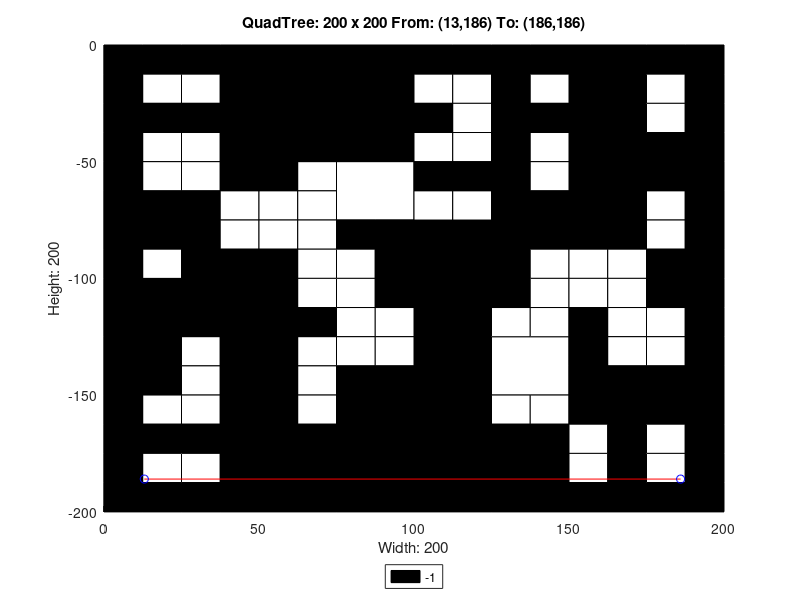

Reproduce this figure in MATLAB.
axis([0 200 -200 0]);
title('QuadTree: 200 x 200 From: (13,186) To: (186,186)');
xlabel('Width: 200');
ylabel('Height: 200');
rectangle('Position',[50 -50 50 50], 'FaceColor',[0 0 0]);
rectangle('Position',[75 -75 25 25], 'FaceColor',[1 1 1]);
rectangle('Position',[150 -25 25 25], 'FaceColor',[0 0 0]);
rectangle('Position',[150 -50 25 25], 'FaceColor',[0 0 0]);
rectangle('Position',[100 -100 25 25], 'FaceColor',[0 0 0]);
rectangle('Position',[150 -75 25 25], 'FaceColor',[0 0 0]);
rectangle('Position',[0 -125 25 25], 'FaceColor',[0 0 0]);
rectangle('Position',[25 -125 25 25], 'FaceColor',[0 0 0]);
rectangle('Position',[0 -150 25 25], 'FaceColor',[0 0 0]);
rectangle('Position',[75 -175 25 25], 'FaceColor',[0 0 0]);
rectangle('Position',[50 -200 25 25], 'FaceColor',[0 0 0]);
rectangle('Position',[75 -200 25 25], 'FaceColor',[0 0 0]);
rectangle('Position',[100 -125 25 25], 'FaceColor',[0 0 0]);
rectangle('Position',[100 -150 25 25], 'FaceColor',[0 0 0]);
rectangle('Position',[125 -150 25 25], 'FaceColor',[1 1 1]);
rectangle('Position',[100 -175 25 25], 'FaceColor',[0 0 0]);
rectangle('Position',[100 -200 25 25], 'FaceColor',[0 0 0]);
rectangle('Position',[125 -200 25 25], 'FaceColor',[0 0 0]);
rectangle('Position',[0 -12.5 12.5 12.5], 'FaceColor',[0 0 0]);
rectangle('Position',[12.5 -12.5 12.5 12.5], 'FaceColor',[0 0 0]);
rectangle('Position',[0 -25 12.5 12.5], 'FaceColor',[0 0 0]);
rectangle('Position',[12.5 -25 12.5 12.5], 'FaceColor',[1 1 1]);
rectangle('Position',[25 -12.5 12.5 12.5], 'FaceColor',[0 0 0]);
rectangle('Position',[37.5 -12.5 12.5 12.5], 'FaceColor',[0 0 0]);
rectangle('Position',[25 -25 12.5 12.5], 'FaceColor',[1 1 1]);
rectangle('Position',[37.5 -25 12.5 12.5], 'FaceColor',[0 0 0]);
rectangle('Position',[0 -37.5 12.5 12.5], 'FaceColor',[0 0 0]);
rectangle('Position',[12.5 -37.5 12.5 12.5], 'FaceColor',[0 0 0]);
rectangle('Position',[0 -50 12.5 12.5], 'FaceColor',[0 0 0]);
rectangle('Position',[12.5 -50 12.5 12.5], 'FaceColor',[1 1 1]);
rectangle('Position',[25 -37.5 12.5 12.5], 'FaceColor',[0 0 0]);
rectangle('Position',[37.5 -37.5 12.5 12.5], 'FaceColor',[0 0 0]);
rectangle('Position',[25 -50 12.5 12.5], 'FaceColor',[1 1 1]);
rectangle('Position',[37.5 -50 12.5 12.5], 'FaceColor',[0 0 0]);
rectangle('Position',[0 -62.5 12.5 12.5], 'FaceColor',[0 0 0]);
rectangle('Position',[12.5 -62.5 12.5 12.5], 'FaceColor',[1 1 1]);
rectangle('Position',[0 -75 12.5 12.5], 'FaceColor',[0 0 0]);
rectangle('Position',[12.5 -75 12.5 12.5], 'FaceColor',[0 0 0]);
rectangle('Position',[25 -62.5 12.5 12.5], 'FaceColor',[1 1 1]);
rectangle('Position',[37.5 -62.5 12.5 12.5], 'FaceColor',[0 0 0]);
rectangle('Position',[25 -75 12.5 12.5], 'FaceColor',[0 0 0]);
rectangle('Position',[37.5 -75 12.5 12.5], 'FaceColor',[1 1 1]);
rectangle('Position',[0 -87.5 12.5 12.5], 'FaceColor',[0 0 0]);
rectangle('Position',[12.5 -87.5 12.5 12.5], 'FaceColor',[0 0 0]);
rectangle('Position',[0 -100 12.5 12.5], 'FaceColor',[0 0 0]);
rectangle('Position',[12.5 -100 12.5 12.5], 'FaceColor',[1 1 1]);
rectangle('Position',[25 -87.5 12.5 12.5], 'FaceColor',[0 0 0]);
rectangle('Position',[37.5 -87.5 12.5 12.5], 'FaceColor',[1 1 1]);
rectangle('Position',[25 -100 12.5 12.5], 'FaceColor',[0 0 0]);
rectangle('Position',[37.5 -100 12.5 12.5], 'FaceColor',[0 0 0]);
rectangle('Position',[50 -62.5 12.5 12.5], 'FaceColor',[0 0 0]);
rectangle('Position',[62.5 -62.5 12.5 12.5], 'FaceColor',[1 1 1]);
rectangle('Position',[50 -75 12.5 12.5], 'FaceColor',[1 1 1]);
rectangle('Position',[62.5 -75 12.5 12.5], 'FaceColor',[1 1 1]);
rectangle('Position',[50 -87.5 12.5 12.5], 'FaceColor',[1 1 1]);
rectangle('Position',[62.5 -87.5 12.5 12.5], 'FaceColor',[1 1 1]);
rectangle('Position',[50 -100 12.5 12.5], 'FaceColor',[0 0 0]);
rectangle('Position',[62.5 -100 12.5 12.5], 'FaceColor',[1 1 1]);
rectangle('Position',[75 -87.5 12.5 12.5], 'FaceColor',[0 0 0]);
rectangle('Position',[87.5 -87.5 12.5 12.5], 'FaceColor',[0 0 0]);
rectangle('Position',[75 -100 12.5 12.5], 'FaceColor',[1 1 1]);
rectangle('Position',[87.5 -100 12.5 12.5], 'FaceColor',[0 0 0]);
rectangle('Position',[100 -12.5 12.5 12.5], 'FaceColor',[0 0 0]);
rectangle('Position',[112.5 -12.5 12.5 12.5], 'FaceColor',[0 0 0]);
rectangle('Position',[100 -25 12.5 12.5], 'FaceColor',[1 1 1]);
rectangle('Position',[112.5 -25 12.5 12.5], 'FaceColor',[1 1 1]);
rectangle('Position',[125 -12.5 12.5 12.5], 'FaceColor',[0 0 0]);
rectangle('Position',[137.5 -12.5 12.5 12.5], 'FaceColor',[0 0 0]);
rectangle('Position',[125 -25 12.5 12.5], 'FaceColor',[0 0 0]);
rectangle('Position',[137.5 -25 12.5 12.5], 'FaceColor',[1 1 1]);
rectangle('Position',[100 -37.5 12.5 12.5], 'FaceColor',[0 0 0]);
rectangle('Position',[112.5 -37.5 12.5 12.5], 'FaceColor',[1 1 1]);
rectangle('Position',[100 -50 12.5 12.5], 'FaceColor',[1 1 1]);
rectangle('Position',[112.5 -50 12.5 12.5], 'FaceColor',[1 1 1]);
rectangle('Position',[125 -37.5 12.5 12.5], 'FaceColor',[0 0 0]);
rectangle('Position',[137.5 -37.5 12.5 12.5], 'FaceColor',[0 0 0]);
rectangle('Position',[125 -50 12.5 12.5], 'FaceColor',[0 0 0]);
rectangle('Position',[137.5 -50 12.5 12.5], 'FaceColor',[1 1 1]);
rectangle('Position',[175 -12.5 12.5 12.5], 'FaceColor',[0 0 0]);
rectangle('Position',[187.5 -12.5 12.5 12.5], 'FaceColor',[0 0 0]);
rectangle('Position',[175 -25 12.5 12.5], 'FaceColor',[1 1 1]);
rectangle('Position',[187.5 -25 12.5 12.5], 'FaceColor',[0 0 0]);
rectangle('Position',[175 -37.5 12.5 12.5], 'FaceColor',[1 1 1]);
rectangle('Position',[187.5 -37.5 12.5 12.5], 'FaceColor',[0 0 0]);
rectangle('Position',[175 -50 12.5 12.5], 'FaceColor',[0 0 0]);
rectangle('Position',[187.5 -50 12.5 12.5], 'FaceColor',[0 0 0]);
rectangle('Position',[100 -62.5 12.5 12.5], 'FaceColor',[0 0 0]);
rectangle('Position',[112.5 -62.5 12.5 12.5], 'FaceColor',[0 0 0]);
rectangle('Position',[100 -75 12.5 12.5], 'FaceColor',[1 1 1]);
rectangle('Position',[112.5 -75 12.5 12.5], 'FaceColor',[1 1 1]);
rectangle('Position',[125 -62.5 12.5 12.5], 'FaceColor',[0 0 0]);
rectangle('Position',[137.5 -62.5 12.5 12.5], 'FaceColor',[1 1 1]);
rectangle('Position',[125 -75 12.5 12.5], 'FaceColor',[0 0 0]);
rectangle('Position',[137.5 -75 12.5 12.5], 'FaceColor',[0 0 0]);
rectangle('Position',[125 -87.5 12.5 12.5], 'FaceColor',[0 0 0]);
rectangle('Position',[137.5 -87.5 12.5 12.5], 'FaceColor',[0 0 0]);
rectangle('Position',[125 -100 12.5 12.5], 'FaceColor',[0 0 0]);
rectangle('Position',[137.5 -100 12.5 12.5], 'FaceColor',[1 1 1]);
rectangle('Position',[175 -62.5 12.5 12.5], 'FaceColor',[0 0 0]);
rectangle('Position',[187.5 -62.5 12.5 12.5], 'FaceColor',[0 0 0]);
rectangle('Position',[175 -75 12.5 12.5], 'FaceColor',[1 1 1]);
rectangle('Position',[187.5 -75 12.5 12.5], 'FaceColor',[0 0 0]);
rectangle('Position',[150 -87.5 12.5 12.5], 'FaceColor',[0 0 0]);
rectangle('Position',[162.5 -87.5 12.5 12.5], 'FaceColor',[0 0 0]);
rectangle('Position',[150 -100 12.5 12.5], 'FaceColor',[1 1 1]);
rectangle('Position',[162.5 -100 12.5 12.5], 'FaceColor',[1 1 1]);
rectangle('Position',[175 -87.5 12.5 12.5], 'FaceColor',[1 1 1]);
rectangle('Position',[187.5 -87.5 12.5 12.5], 'FaceColor',[0 0 0]);
rectangle('Position',[175 -100 12.5 12.5], 'FaceColor',[0 0 0]);
rectangle('Position',[187.5 -100 12.5 12.5], 'FaceColor',[0 0 0]);
rectangle('Position',[25 -137.5 12.5 12.5], 'FaceColor',[1 1 1]);
rectangle('Position',[37.5 -137.5 12.5 12.5], 'FaceColor',[0 0 0]);
rectangle('Position',[25 -150 12.5 12.5], 'FaceColor',[1 1 1]);
rectangle('Position',[37.5 -150 12.5 12.5], 'FaceColor',[0 0 0]);
rectangle('Position',[50 -112.5 12.5 12.5], 'FaceColor',[0 0 0]);
rectangle('Position',[62.5 -112.5 12.5 12.5], 'FaceColor',[1 1 1]);
rectangle('Position',[50 -125 12.5 12.5], 'FaceColor',[0 0 0]);
rectangle('Position',[62.5 -125 12.5 12.5], 'FaceColor',[0 0 0]);
rectangle('Position',[75 -112.5 12.5 12.5], 'FaceColor',[1 1 1]);
rectangle('Position',[87.5 -112.5 12.5 12.5], 'FaceColor',[0 0 0]);
rectangle('Position',[75 -125 12.5 12.5], 'FaceColor',[1 1 1]);
rectangle('Position',[87.5 -125 12.5 12.5], 'FaceColor',[1 1 1]);
rectangle('Position',[50 -137.5 12.5 12.5], 'FaceColor',[0 0 0]);
rectangle('Position',[62.5 -137.5 12.5 12.5], 'FaceColor',[1 1 1]);
rectangle('Position',[50 -150 12.5 12.5], 'FaceColor',[0 0 0]);
rectangle('Position',[62.5 -150 12.5 12.5], 'FaceColor',[1 1 1]);
rectangle('Position',[75 -137.5 12.5 12.5], 'FaceColor',[1 1 1]);
rectangle('Position',[87.5 -137.5 12.5 12.5], 'FaceColor',[1 1 1]);
rectangle('Position',[75 -150 12.5 12.5], 'FaceColor',[0 0 0]);
rectangle('Position',[87.5 -150 12.5 12.5], 'FaceColor',[0 0 0]);
rectangle('Position',[0 -162.5 12.5 12.5], 'FaceColor',[0 0 0]);
rectangle('Position',[12.5 -162.5 12.5 12.5], 'FaceColor',[1 1 1]);
rectangle('Position',[0 -175 12.5 12.5], 'FaceColor',[0 0 0]);
rectangle('Position',[12.5 -175 12.5 12.5], 'FaceColor',[0 0 0]);
rectangle('Position',[25 -162.5 12.5 12.5], 'FaceColor',[1 1 1]);
rectangle('Position',[37.5 -162.5 12.5 12.5], 'FaceColor',[0 0 0]);
rectangle('Position',[25 -175 12.5 12.5], 'FaceColor',[0 0 0]);
rectangle('Position',[37.5 -175 12.5 12.5], 'FaceColor',[0 0 0]);
rectangle('Position',[0 -187.5 12.5 12.5], 'FaceColor',[0 0 0]);
rectangle('Position',[12.5 -187.5 12.5 12.5], 'FaceColor',[1 1 1]);
rectangle('Position',[0 -200 12.5 12.5], 'FaceColor',[0 0 0]);
rectangle('Position',[12.5 -200 12.5 12.5], 'FaceColor',[0 0 0]);
rectangle('Position',[25 -187.5 12.5 12.5], 'FaceColor',[1 1 1]);
rectangle('Position',[37.5 -187.5 12.5 12.5], 'FaceColor',[0 0 0]);
rectangle('Position',[25 -200 12.5 12.5], 'FaceColor',[0 0 0]);
rectangle('Position',[37.5 -200 12.5 12.5], 'FaceColor',[0 0 0]);
rectangle('Position',[50 -162.5 12.5 12.5], 'FaceColor',[0 0 0]);
rectangle('Position',[62.5 -162.5 12.5 12.5], 'FaceColor',[1 1 1]);
rectangle('Position',[50 -175 12.5 12.5], 'FaceColor',[0 0 0]);
rectangle('Position',[62.5 -175 12.5 12.5], 'FaceColor',[0 0 0]);
rectangle('Position',[125 -112.5 12.5 12.5], 'FaceColor',[0 0 0]);
rectangle('Position',[137.5 -112.5 12.5 12.5], 'FaceColor',[1 1 1]);
rectangle('Position',[125 -125 12.5 12.5], 'FaceColor',[1 1 1]);
rectangle('Position',[137.5 -125 12.5 12.5], 'FaceColor',[1 1 1]);
rectangle('Position',[150 -112.5 12.5 12.5], 'FaceColor',[1 1 1]);
rectangle('Position',[162.5 -112.5 12.5 12.5], 'FaceColor',[1 1 1]);
rectangle('Position',[150 -125 12.5 12.5], 'FaceColor',[0 0 0]);
rectangle('Position',[162.5 -125 12.5 12.5], 'FaceColor',[1 1 1]);
rectangle('Position',[175 -112.5 12.5 12.5], 'FaceColor',[0 0 0]);
rectangle('Position',[187.5 -112.5 12.5 12.5], 'FaceColor',[0 0 0]);
rectangle('Position',[175 -125 12.5 12.5], 'FaceColor',[1 1 1]);
rectangle('Position',[187.5 -125 12.5 12.5], 'FaceColor',[0 0 0]);
rectangle('Position',[150 -137.5 12.5 12.5], 'FaceColor',[0 0 0]);
rectangle('Position',[162.5 -137.5 12.5 12.5], 'FaceColor',[1 1 1]);
rectangle('Position',[150 -150 12.5 12.5], 'FaceColor',[0 0 0]);
rectangle('Position',[162.5 -150 12.5 12.5], 'FaceColor',[0 0 0]);
rectangle('Position',[175 -137.5 12.5 12.5], 'FaceColor',[1 1 1]);
rectangle('Position',[187.5 -137.5 12.5 12.5], 'FaceColor',[0 0 0]);
rectangle('Position',[175 -150 12.5 12.5], 'FaceColor',[0 0 0]);
rectangle('Position',[187.5 -150 12.5 12.5], 'FaceColor',[0 0 0]);
rectangle('Position',[125 -162.5 12.5 12.5], 'FaceColor',[1 1 1]);
rectangle('Position',[137.5 -162.5 12.5 12.5], 'FaceColor',[1 1 1]);
rectangle('Position',[125 -175 12.5 12.5], 'FaceColor',[0 0 0]);
rectangle('Position',[137.5 -175 12.5 12.5], 'FaceColor',[0 0 0]);
rectangle('Position',[150 -162.5 12.5 12.5], 'FaceColor',[0 0 0]);
rectangle('Position',[162.5 -162.5 12.5 12.5], 'FaceColor',[0 0 0]);
rectangle('Position',[150 -175 12.5 12.5], 'FaceColor',[1 1 1]);
rectangle('Position',[162.5 -175 12.5 12.5], 'FaceColor',[0 0 0]);
rectangle('Position',[175 -162.5 12.5 12.5], 'FaceColor',[0 0 0]);
rectangle('Position',[187.5 -162.5 12.5 12.5], 'FaceColor',[0 0 0]);
rectangle('Position',[175 -175 12.5 12.5], 'FaceColor',[1 1 1]);
rectangle('Position',[187.5 -175 12.5 12.5], 'FaceColor',[0 0 0]);
rectangle('Position',[150 -187.5 12.5 12.5], 'FaceColor',[1 1 1]);
rectangle('Position',[162.5 -187.5 12.5 12.5], 'FaceColor',[0 0 0]);
rectangle('Position',[150 -200 12.5 12.5], 'FaceColor',[0 0 0]);
rectangle('Position',[162.5 -200 12.5 12.5], 'FaceColor',[0 0 0]);
rectangle('Position',[175 -187.5 12.5 12.5], 'FaceColor',[1 1 1]);
rectangle('Position',[187.5 -187.5 12.5 12.5], 'FaceColor',[0 0 0]);
rectangle('Position',[175 -200 12.5 12.5], 'FaceColor',[0 0 0]);
rectangle('Position',[187.5 -200 12.5 12.5], 'FaceColor',[0 0 0]);
X=[186,13];
Y=[-186,-186];
hold on;
plot(X,Y,'r');
plot(X,Y,'bo');
legend('-1','Location','southoutside');
